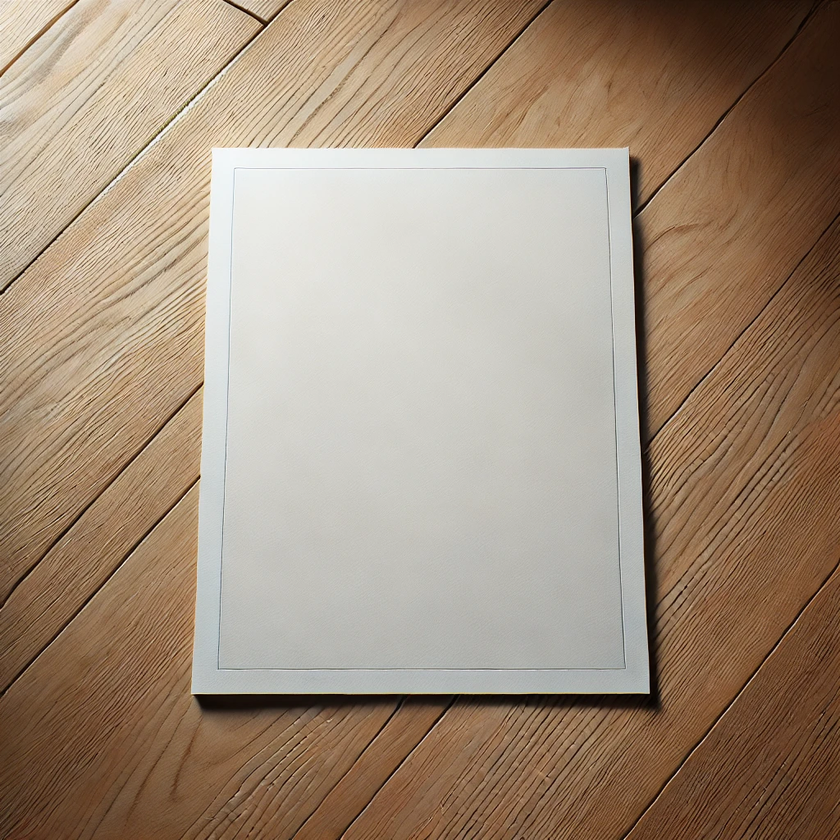
#> input picture lesson_6/data/gen.png, 840 x 840 px, shrunk from 1024 x 1024 before the run
$ jupyter execute --allow-errors Homework.ipynb
#> lines starting #> are read from the running program, lines starting #| are printed output that depends on the picture
# HOMEWORK 6

In this homework you are going to use the Harris corner detector to detect the corners of a document. Document detection is a crucial task for many applications, e.g., text recognition, automatic passport reading (at airport gates), etc.

You will also have to design your own feature descriptor in order to localize and distinguish among the 4 document corners.

At the end of this notebook, there are a couple of questions for you to answer.

So let's begin, shall we?

[cell 1]
import cv2
import math
import numpy as np
from matplotlib import pyplot as plt
plt.rcParams['figure.figsize'] = [15, 10]

Let's load the image we will be working on in this homework.

[cell 2]
# Let's read the image
img = cv2.imread('../data/document.jpg')
# Convert it to gray scale
#> (the rest of this cell did not finish here and is left out)

### Harris Corner Detector
Let us now compute Harris corners. Remember that the Harris detector computes the "cornerness" score for each image pixel.

#> (a cell that did not finish here is left out)

#> (a cell that did not finish here is left out)

At this point, you can see that the Harris detector has detected a lot of features. Not only the four document corners, but also the corners corresponding to (black) letters printed on (white) paper. How can we filter out everything but the 4 document corners?

For that purpose, let's design a custom feature descriptor suitable to detect the document corners. In order to do so, let's have a look at the top left corner.

A good descriptor of that corner, given a certain neghbouring region, would be to assess that the bottom-right quadrant is (much) brighter than the other three quadrants (i.e. top-left, top-right, bottom-left). Let's then implement it :-) I'll do the implementation for the top-left corner, you shall do the rest.

[cell 5]
# Size of each quadrant (in pixels)
# quad_size = 7

def find_corners(image, cornermatrix, quad_size):
    rows, cols = image.shape

    # Detection thresholds
    th_top_left, th_top_right = -1e6, -1e6
    th_bottom_left, th_bottom_right = -1e6, -1e6

    # Corner coordinates
    opt_top_left, opt_top_right = None, None
    opt_bottom_left, opt_bottom_right = None, None

    # Let's now scan the Harris detection results
    for r in range(quad_size, rows - quad_size):
        for c in range(quad_size, cols - quad_size):
            # Edges with too small cornerness score are discarded, -7 seems like a good value
            if cornermatrix[r, c] < -7:
                continue

            # Extract block consisting of 4 quadrants
            block = 255*image[r-quad_size:r+quad_size+1, c-quad_size:c+quad_size+1]

            # Extract the four quandrants
            quad_top_left = block[0:quad_size, 0:quad_size]
            quad_top_right = block[quad_size:2 * quad_size, 0:quad_size]
            quad_bottom_left = block[0:quad_size, quad_size:2 * quad_size]
            quad_bottom_right = block[quad_size:2 * quad_size, quad_size: 2 * quad_size]

            # Top-left corner
            # For the top-left document corner, the bottom-right quadrant is mostly paper and the rest is
            # darker background. Therefore, I suggest the descriptor to be the average difference between
            # the paper quandrant and the sum of the 3 remaining bakcground quandrants
            descriptor = np.mean(quad_bottom_right) - \
                         np.mean(quad_top_left) - np.mean(quad_top_right) - np.mean(quad_bottom_left)
            # Let's detect the best descriptor
            if descriptor > th_top_left:
                # We update the threshold
                th_top_left = descriptor
                # And we update the optimal location
                opt_top_left = (c, r)

            # Top-right corner
            descriptor = np.mean(quad_bottom_left) - \
                         np.mean(quad_top_left) - np.mean(quad_top_right) - np.mean(quad_bottom_right)

            if descriptor > th_top_right:
                th_top_right = descriptor
                opt_top_right = (c, r)

            # Bottom-left corner
            descriptor = np.mean(quad_top_right) - \
                         np.mean(quad_top_left) - np.mean(quad_bottom_left) - np.mean(quad_bottom_right)

            if descriptor > th_bottom_left:
                th_bottom_left = descriptor
                opt_bottom_left = (c, r)

            # Bottom-right corner
            descriptor = np.mean(quad_top_left) - \
                         np.mean(quad_top_right) - np.mean(quad_bottom_left) - np.mean(quad_bottom_right)

            if descriptor > th_bottom_right:
                th_bottom_right = descriptor
                opt_bottom_right = (c, r)

    return opt_top_left, opt_top_right, opt_bottom_left, opt_bottom_right

def draw_corner(image, corner):
    if corner is None:
        return image
    else:
        return cv2.circle(image, corner, 7, (255,0,0), -1)

def draw_corners(image, corners_list):
    for corner in corners_list:
        image = draw_corner(image, corner)
    return image

#> (a cell that did not finish here is left out)

### Questions
* Does it matter whether the picture has been taken by a 1Mpx camera or a 12Mpx camera? I guess it does. quad_size will need to be adjusted, as for proper corner detection the size of corner in pixels matter.
* If we increased the resolution of the camera, what would you change in the current algorithm? Increase quad_size

Remember, I am **not** looking for a particular answer. I want to see how you think, so be creative ;-)

[cell 7]
img2 = cv2.imread('../data/gen.png')
#> img2 is the input picture: shape (840, 840, 3); mean B, G, R 122.3, 142.1, 161.8
# Convert it to gray scale
gray2 = cv2.cvtColor(img2, cv2.COLOR_BGR2GRAY)
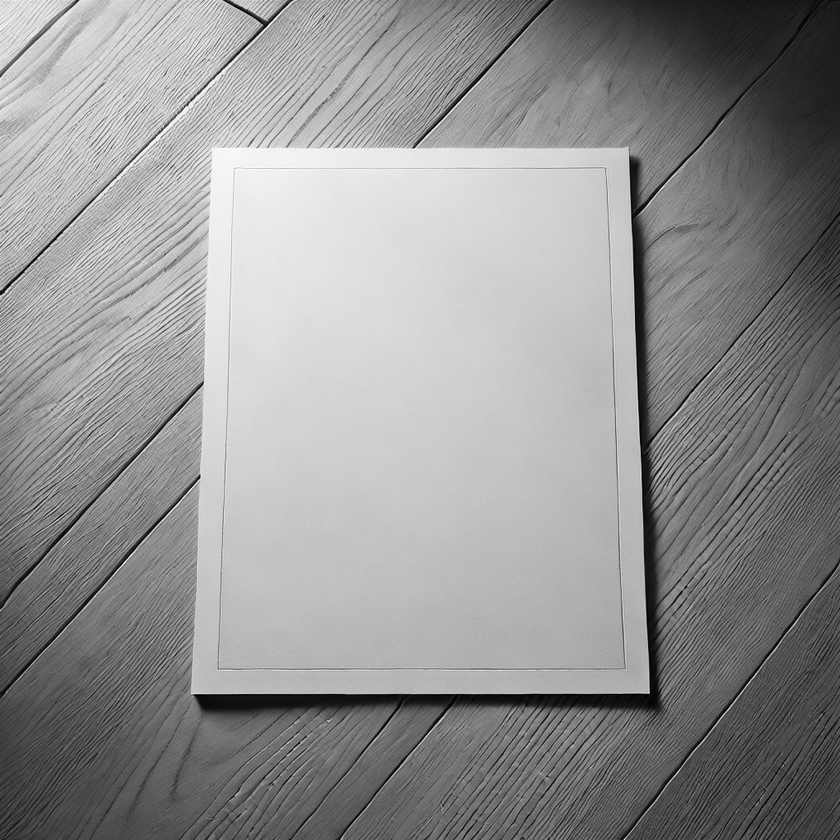
#> gray2: shape (840, 840); min 0, max 255, mean 145.8
gray2 = np.float32(gray2) / 255

img2 = cv2.cvtColor(img2, cv2.COLOR_BGR2RGB)
cornerness2 = cv2.cornerHarris(gray2, blockSize=4, ksize=3, k=0.04)
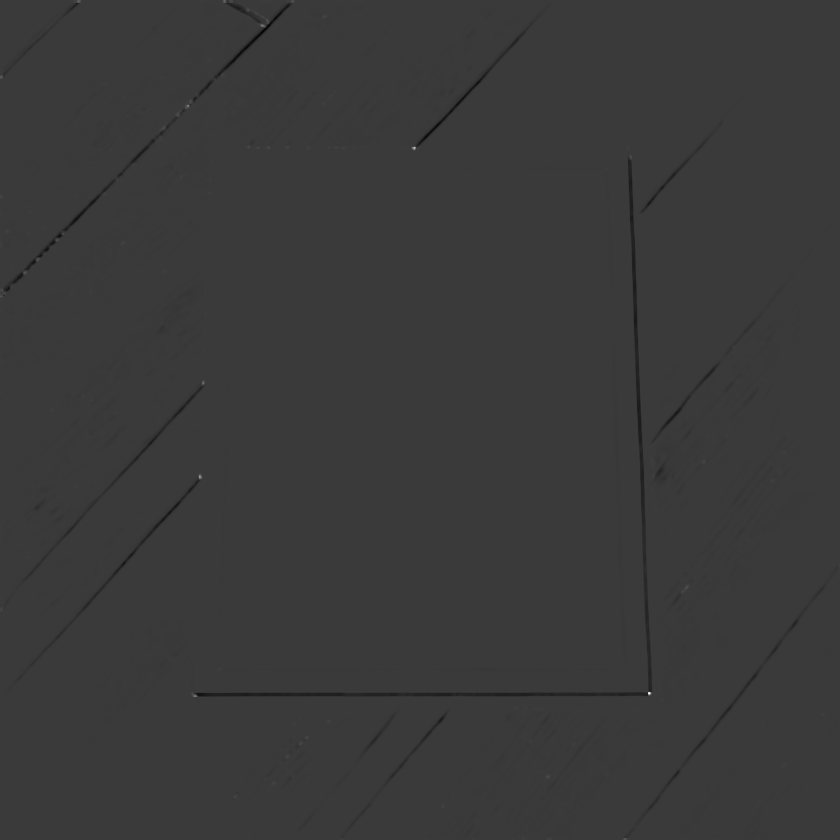
#> cornerness2: shape (840, 840) float32; min -0.00441, max 0.0149, mean -2.36e-05; drawn with min black and max white

cornerness2[cornerness2 < 0] = 0

# Since cornerness has a huge dynamic range, let's take the logarithm for better visualization and manipulation
cornerness2 = np.log(cornerness2 + 1e-6)
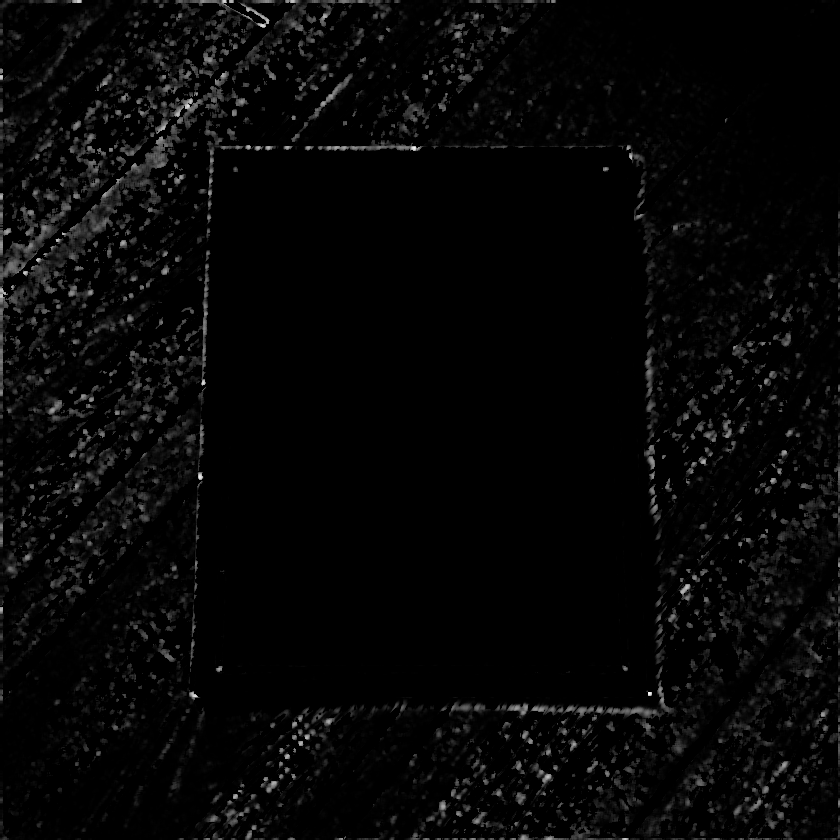
#> cornerness2: shape (840, 840) float32; min -13.82, max -4.21, mean -13.56; drawn with min black and max white

corners2 = find_corners(gray2, cornerness2, quad_size=7)
#> after the loop in find_corners, `for r in range(quad_size, rows - quad_size):`: opt_bottom_left = (651, 692); opt_bottom_right = (650, 694); opt_top_left = (264, 26); opt_top_right = (648, 695); th_bottom_left = -122.7; th_bottom_right = 147.2; th_top_left = -127.1; th_top_right = -120.1
#> corners2 = ((264, 26), (648, 695), (651, 692), (650, 694))
print(corners2)
#| ((264, 26), (648, 695), (651, 692), (650, 694))
out2 = draw_corners(img2, corners2)
#> the loop in draw_corners, `for corner in corners_list:` made 4 passes
#> after the loop in draw_corners, `for corner in corners_list:`: image: shape (840, 840, 3); mean R, G, B 161.9, 142.1, 122.3

# And finally we plot the images (with the detected document corners)
plt.subplot(121), plt.imshow(cornerness2)
plt.subplot(122), plt.imshow(out2)

# well not really worked out ;-(
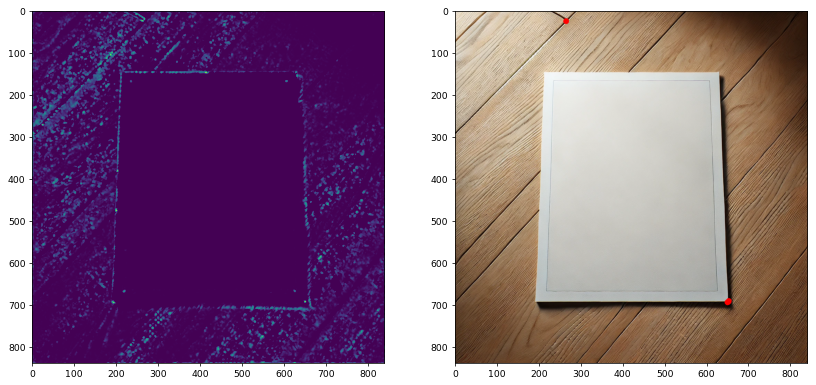
#> figure drawn by matplotlib, 2 panels
